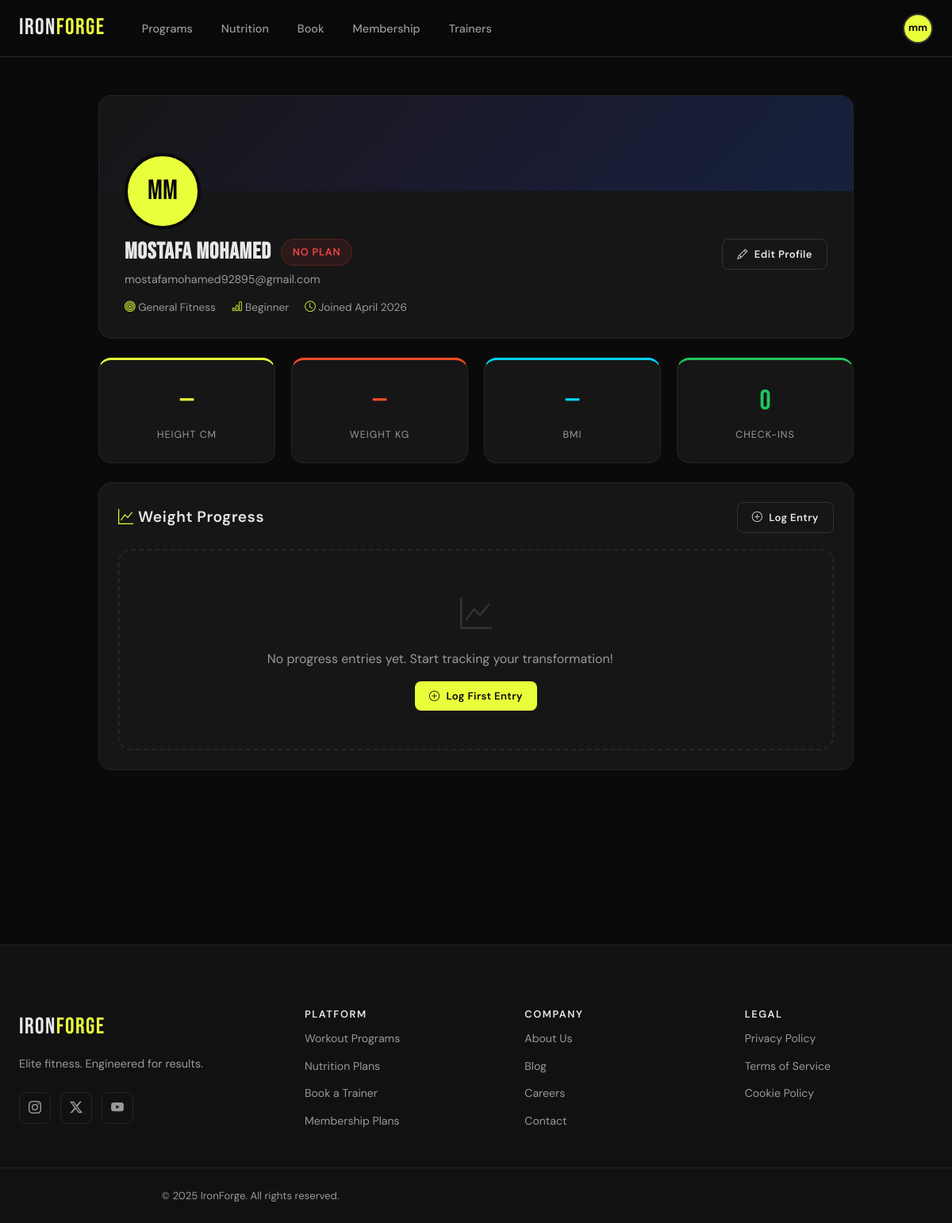
Screenshot of /profile/ (signed in) with the database file from the repository.
### apps/users/models.py (models this page shows, shortened)
class CustomUser(AbstractUser):
    GENDER_CHOICES = [
        ('M', 'Male'),
        ('F', 'Female'),
        ('O', 'Other'),
        ('N', 'Prefer not to say'),
    ]
    FITNESS_GOAL_CHOICES = [
        ('weight_loss', 'Weight Loss'),
        ('muscle_gain', 'Muscle Gain'),
        ('endurance', 'Endurance'),
        ('flexibility', 'Flexibility'),
        ('maintenance', 'Maintenance'),
        ('general_fitness', 'General Fitness'),
    ]
    FITNESS_LEVEL_CHOICES = [
        ('beginner', 'Beginner'),
        ('intermediate', 'Intermediate'),
        ('advanced', 'Advanced'),
    ]
    email = models.EmailField(unique=True)
    phone_regex = RegexValidator(
        regex=r'^\+?1?\d{9,15}$',
        message="Phone number must be entered in format: '+999999999'. Up to 15 digits."
    )
    phone = models.CharField(validators=[phone_regex], max_length=17, blank=True)
    date_of_birth = models.DateField(null=True, blank=True)
    gender = models.CharField(max_length=1, choices=GENDER_CHOICES, blank=True)
    profile_image = models.ImageField(upload_to='profiles/', blank=True, null=True)
    bio = models.TextField(max_length=500, blank=True)
    height_cm = models.FloatField(null=True, blank=True)
    weight_kg = models.FloatField(null=True, blank=True)
    fitness_goal = models.CharField(max_length=20, choices=FITNESS_GOAL_CHOICES, default='general_fitness')
    fitness_level = models.CharField(max_length=15, choices=FITNESS_LEVEL_CHOICES, default='beginner')
    is_trainer = models.BooleanField(default=False)
    created_at = models.DateTimeField(auto_now_add=True)
    updated_at = models.DateTimeField(auto_now=True)
    last_login_ip = models.GenericIPAddressField(null=True, blank=True)
    USERNAME_FIELD = 'email'
    REQUIRED_FIELDS = ['username', 'first_name', 'last_name']
    class Meta:
        verbose_name = 'User'
        verbose_name_plural = 'Users'
        ordering = ['-created_at']
    def get_full_name(self):
        return f"{self.first_name} {self.last_name}".strip() or self.email
    @property
    def bmi(self):
        if self.height_cm and self.weight_kg:
            height_m = self.height_cm / 100
            return round(self.weight_kg / (height_m ** 2), 1)
        return None
    @property
    def active_membership(self):
        from apps.memberships.models import UserMembership
        from django.utils import timezone
        return UserMembership.objects.filter(
            user=self,
            is_active=True,
            end_date__gte=timezone.now().date()
        ).first()

### apps/users/views.py (the view)
# urls.py: path('profile/', views.UserProfileView.as_view(), name='profile'),
class UserProfileView(LoginRequiredMixin, DetailView):
    model = CustomUser
    template_name = 'users/profile.html'
    context_object_name = 'profile_user'
    def get_object(self):
        return self.request.user
    def get_context_data(self, **kwargs):
        ctx = super().get_context_data(**kwargs)
        ctx['progress_entries'] = ProgressEntry.objects.filter(
            user=self.request.user
        )[:10]
        ctx['bmi'] = self.request.user.bmi
        return ctx

### apps/memberships/context_processors.py (called while the page is built)
def membership_context(request):
    context = {}
    if request.user.is_authenticated:
        context['user_membership'] = request.user.active_membership
    return context

### templates/users/profile.html (shortened to what this page needs)
{% extends 'base.html' %}
{% load static %}
{% block content %}
<div style="padding-top:calc(var(--nav-h) + 48px); padding-bottom:100px">
  <div class="container" style="max-width:1000px">
    <div class="card" style="margin-bottom:24px; overflow:visible">
      <div style="height:120px; background:linear-gradient(135deg,#161616 0%,#1a1a2e 50%,#16213e 100%); position:relative; border-radius:var(--radius-lg) var(--radius-lg) 0 0">
        <div style="position:absolute; bottom:-48px; left:32px">
          {% if user.profile_image %}
            <img src="{{ user.profile_image.url }}" style="width:96px;height:96px;border-radius:50%;object-fit:cover;border:4px solid var(--black)" />
          {% else %}
            <div style="width:96px;height:96px;border-radius:50%;background:var(--primary);display:flex;align-items:center;justify-content:center;font-family:var(--font-display);font-size:2.2rem;color:var(--black);border:4px solid var(--black)">
              {{ user.first_name.0 }}{{ user.last_name.0 }}
            </div>
          {% endif %}
        </div>
      </div>
      <div class="card-body" style="padding:60px 32px 28px">
        <div style="display:flex; align-items:flex-start; justify-content:space-between; flex-wrap:wrap; gap:16px">
          <div>
            <div style="display:flex; align-items:center; gap:12px; flex-wrap:wrap; margin-bottom:6px">
              <h2 style="font-size:1.8rem; color:var(--text)">{{ user.get_full_name }}</h2>
              {% if user_membership %}
                <span class="membership-badge {{ user_membership.plan.name }}">{{ user_membership.plan.display_name }}</span>
              {% else %}
                <span class="membership-badge expired">No Plan</span>
              {% endif %}
            </div>
            <p style="color:var(--text-dim); font-size:.9rem; margin-bottom:12px; max-width:none">{{ user.email }}{% if user.phone %} · {{ user.phone }}{% endif %}</p>
            <div style="display:flex; gap:20px; flex-wrap:wrap; font-size:.85rem; color:var(--text-dim); margin-top:12px">
              {% if user.fitness_goal %}<span><i class="bi bi-bullseye" style="color:var(--primary)"></i> {{ user.get_fitness_goal_display }}</span>{% endif %}
              {% if user.fitness_level %}<span><i class="bi bi-bar-chart" style="color:var(--primary)"></i> {{ user.get_fitness_level_display }}</span>{% endif %}
              <span><i class="bi bi-clock" style="color:var(--primary)"></i> Joined {{ user.created_at|date:"N Y" }}</span>
            </div>
          </div>
          <a href="{% url 'profile_edit' %}" class="btn btn-ghost btn-sm"><i class="bi bi-pencil"></i> Edit Profile</a>
        </div>
      </div>
    </div>
    <div class="grid-4" style="margin-bottom:24px">
      <div style="text-align:center; padding:24px; background:var(--card); border:1px solid var(--border); border-radius:var(--radius-lg); border-top:3px solid var(--primary)">
        <div style="font-family:var(--font-display); font-size:2.2rem; color:var(--primary)">{{ user.height_cm|default:"—" }}</div>
        <div style="font-size:.78rem; color:var(--text-dim); margin-top:4px; text-transform:uppercase; letter-spacing:.08em">Height cm</div>
      </div>
      <div style="text-align:center; padding:24px; background:var(--card); border:1px solid var(--border); border-radius:var(--radius-lg); border-top:3px solid var(--accent)">
        <div style="font-family:var(--font-display); font-size:2.2rem; color:var(--accent)">{{ user.weight_kg|default:"—" }}</div>
        <div style="font-size:.78rem; color:var(--text-dim); margin-top:4px; text-transform:uppercase; letter-spacing:.08em">Weight kg</div>
      </div>
      <div style="text-align:center; padding:24px; background:var(--card); border:1px solid var(--border); border-radius:var(--radius-lg); border-top:3px solid var(--accent2)">
        <div style="font-family:var(--font-display); font-size:2.2rem; color:var(--accent2)">{{ bmi|default:"—" }}</div>
        <div style="font-size:.78rem; color:var(--text-dim); margin-top:4px; text-transform:uppercase; letter-spacing:.08em">BMI</div>
      </div>
      <div style="text-align:center; padding:24px; background:var(--card); border:1px solid var(--border); border-radius:var(--radius-lg); border-top:3px solid var(--success)">
        <div style="font-family:var(--font-display); font-size:2.2rem; color:var(--success)">{{ progress_entries.count }}</div>
        <div style="font-size:.78rem; color:var(--text-dim); margin-top:4px; text-transform:uppercase; letter-spacing:.08em">Check-ins</div>
      </div>
    </div>
    <div class="grid-2" style="gap:24px">
      <div class="card" style="grid-column:1/-1">
        <div class="card-body">
          <div style="display:flex; align-items:center; justify-content:space-between; margin-bottom:20px">
            <h4 style="color:var(--text)"><i class="bi bi-graph-up" style="color:var(--primary)"></i> Weight Progress</h4>
            <a href="{% url 'add_progress' %}" class="btn btn-ghost btn-sm"><i class="bi bi-plus-circle"></i> Log Entry</a>
          </div>
          {% if progress_entries %}
            <canvas id="progressChart" height="60"></canvas>
          {% else %}
            <div style="text-align:center; padding:48px; border:2px dashed var(--border); border-radius:var(--radius-lg)">
              <i class="bi bi-graph-up" style="font-size:2.5rem; color:var(--border-hi)"></i>
              <p style="margin-top:12px; margin-bottom:16px">No progress entries yet. Start tracking your transformation!</p>
              <a href="{% url 'add_progress' %}" class="btn btn-primary btn-sm"><i class="bi bi-plus-circle"></i> Log First Entry</a>
            </div>
          {% endif %}
        </div>
      </div>
    </div>
  </div>
</div>
{% endblock %}

### templates/base.html (shortened to what this page needs)
<!DOCTYPE html>
<html lang="en">
<head>
  <link rel="stylesheet" href="https://cdn.jsdelivr.net/npm/bootstrap-icons@1.11.3/font/bootstrap-icons.css" />
  {% load static %}
  <link rel="stylesheet" href="{% static 'css/main.css' %}" />
</head>
<body class="{% block body_class %}{% endblock %}">
  <nav class="navbar" id="navbar">
    <div class="nav-inner">
      <a href="{% url 'landing' %}" class="nav-logo">IRON<span>FORGE</span></a>
      <ul class="nav-links" id="navLinks">
        <li><a href="{% url 'workouts' %}">Programs</a></li>
        <li><a href="{% url 'diet_plans' %}">Nutrition</a></li>
        <li><a href="{% url 'sessions' %}">Book</a></li>
        <li><a href="{% url 'membership_plans' %}">Membership</a></li>
        <li><a href="{% url 'trainers' %}">Trainers</a></li>
      </ul>
      <div class="nav-actions">
        {% if user.is_authenticated %}
          {% if user.profile_image %}
            <img src="{{ user.profile_image.url }}" class="nav-avatar" alt="Profile" />
          {% else %}
            <div class="nav-avatar nav-avatar--initials">{{ user.first_name.0 }}{{ user.last_name.0 }}</div>
          {% endif %}
        {% else %}
          <a href="{% url 'account_login' %}" class="btn btn-ghost">Login</a>
          <a href="{% url 'account_signup' %}" class="btn btn-primary">Join Now</a>
        {% endif %}
      </div>
    </div>
  </nav>
  <main>{% block content %}{% endblock %}</main>
  <footer class="footer">
    <div class="footer-inner">
      <div class="footer-brand">
        <a href="{% url 'landing' %}" class="nav-logo">IRON<span>FORGE</span></a>
        <p>Elite fitness. Engineered for results.</p>
        <div class="footer-social">
          <a href="#" aria-label="Instagram"><i class="bi bi-instagram"></i></a>
          <a href="#" aria-label="Twitter"><i class="bi bi-twitter-x"></i></a>
          <a href="#" aria-label="YouTube"><i class="bi bi-youtube"></i></a>
        </div>
      </div>
      <div class="footer-links">
        <div class="footer-col">
          <h4>Platform</h4>
          <a href="{% url 'workouts' %}">Workout Programs</a>
          <a href="{% url 'diet_plans' %}">Nutrition Plans</a>
          <a href="{% url 'sessions' %}">Book a Trainer</a>
          <a href="{% url 'membership_plans' %}">Membership Plans</a>
        </div>
        <div class="footer-col">
          <h4>Company</h4>
          <a href="#">About Us</a>
          <a href="#">Blog</a>
          <a href="#">Careers</a>
          <a href="#">Contact</a>
        </div>
        <div class="footer-col">
          <h4>Legal</h4>
          <a href="#">Privacy Policy</a>
          <a href="#">Terms of Service</a>
          <a href="#">Cookie Policy</a>
        </div>
      </div>
    </div>
    <div class="footer-bottom">
      <p>© 2025 IronForge. All rights reserved.</p>
    </div>
  </footer>
</body>
</html>

### rows the page displays
CustomUser: first_name.0 "m", last_name.0 "m", get_full_name "mostafa mohamed", email "mostafamohamed92895@gmail.com", fitness_goal "General Fitness", fitness_level "Beginner", created_at "April 2026", height_cm "—", weight_kg "—"

### other values shown
{{ bmi|default:"—" }} "—"
{{ progress_entries.count }} "0"
